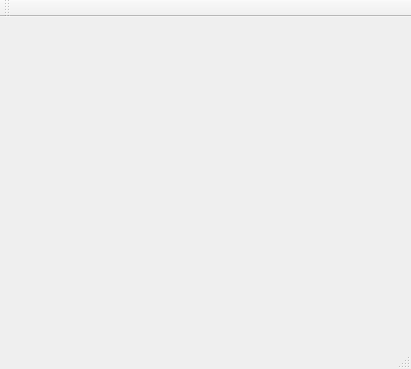
<?xml version="1.0" encoding="UTF-8"?>
<ui version="4.0">
 <class>About</class>
 <widget class="QMainWindow" name="About">
  <property name="geometry">
   <rect>
    <x>0</x>
    <y>0</y>
    <width>411</width>
    <height>369</height>
   </rect>
  </property>
  <property name="windowTitle">
   <string>MainWindow</string>
  </property>
  <widget class="QWidget" name="centralWidget">
   <layout class="QHBoxLayout" name="horizontalLayout_2"/>
  </widget>
  <widget class="QMenuBar" name="menuBar">
   <property name="geometry">
    <rect>
     <x>0</x>
     <y>0</y>
     <width>411</width>
     <height>19</height>
    </rect>
   </property>
  </widget>
  <widget class="QToolBar" name="mainToolBar">
   <attribute name="toolBarArea">
    <enum>TopToolBarArea</enum>
   </attribute>
   <attribute name="toolBarBreak">
    <bool>false</bool>
   </attribute>
  </widget>
  <widget class="QStatusBar" name="statusBar"/>
 </widget>
 <layoutdefault spacing="6" margin="11"/>
 <resources/>
 <connections/>
</ui>
